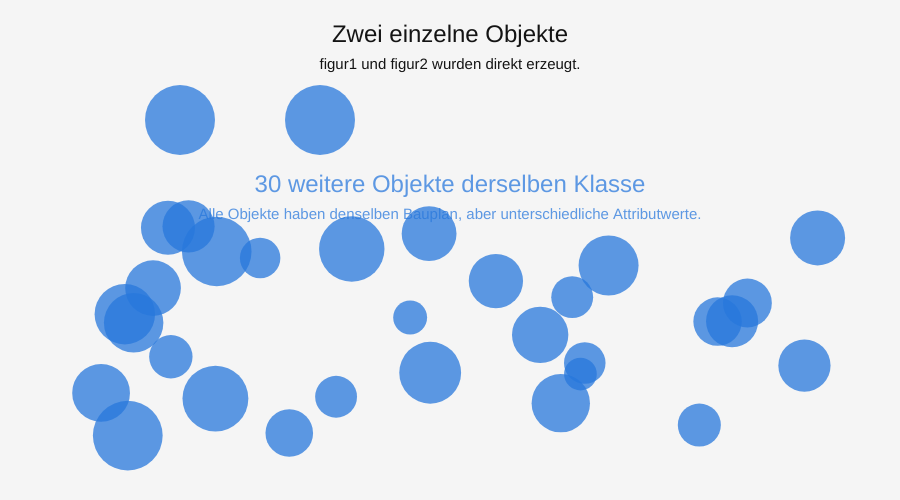
Frame 1 (no input)
Frame 60 (no input): identical to frame 1, image omitted
Frame 120 (the mouse pressed at the canvas centre since frame 60): identical to frame 1, image omitted

The p5.js sketch that drew this single still picture (run headless with seeded random() and noise() and a simulated clock; from frame 60 on, the mouse is pressed at the canvas centre):

// p5.js sketch
// ── sketch.js
class Figur {
  constructor(x, y, groesse) {
    this.x = x;
    this.y = y;
    this.groesse = groesse;
  }

  anzeigen() {
    fill(40, 120, 220, 190);
    noStroke();
    ellipse(this.x, this.y, this.groesse, this.groesse);
  }
}

// Zwei einzelne Objekte
let figur1;
let figur2;

// Ein Array für viele Objekte
let figuren = [];

function setup() {
  createCanvas(900, 500);

  // Zwei einzelne Objekte erzeugen
  figur1 = new Figur(180, 120, 70);
  figur2 = new Figur(320, 120, 70);

  // Jetzt werden 30 weitere Objekte erzeugt.
  // Alle basieren auf derselben Klasse,
  // erhalten aber unterschiedliche Positionswerte.
  for (let i = 0; i < 30; i++) {
    let x = random(80, width - 80);
    let y = random(220, height - 60);
    let groesse = random(30, 70);

    let neueFigur = new Figur(x, y, groesse);
    figuren.push(neueFigur);
  }
}

function draw() {
  background(245);

  fill(20);
  textAlign(CENTER, CENTER);

  textSize(24);
  text("Zwei einzelne Objekte", width / 2, 35);

  textSize(15);
  text("figur1 und figur2 wurden direkt erzeugt.", width / 2, 65);

  // Die beiden einzelnen Objekte zeichnen
  figur1.anzeigen();
  figur2.anzeigen();

  textSize(24);
  text("30 weitere Objekte derselben Klasse", width / 2, 185);

  textSize(15);
  text("Alle Objekte haben denselben Bauplan, aber unterschiedliche Attributwerte.", width / 2, 215);

  // Alle Objekte aus dem Array zeichnen
  for (let i = 0; i < figuren.length; i++) {
    figuren[i].anzeigen();
  }
}
